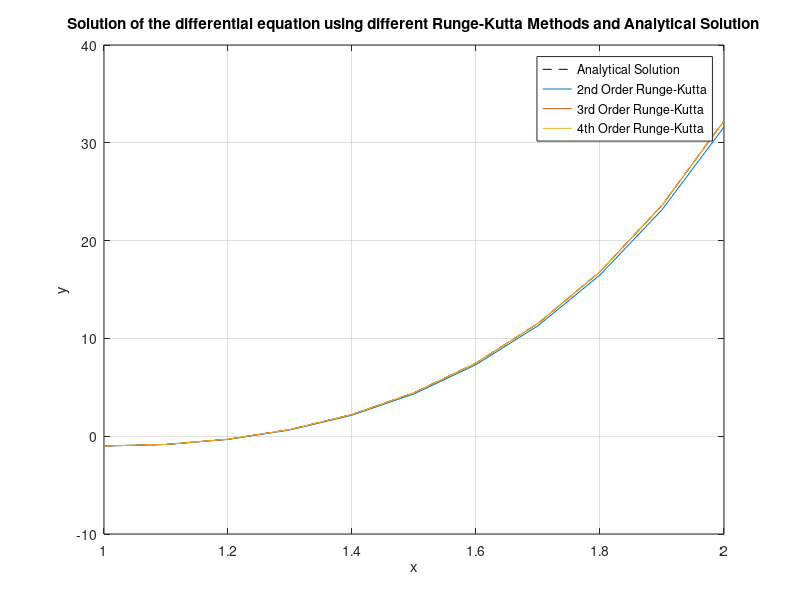

Source code (MATLAB):

function main()
  % Main script to solve the differential equation
  x0 = 1;
  y0 = -1;
  z0 = 0;
  x_end = 2;
  h = 0.1;

  methods = {@runge_kutta_2nd_order, @runge_kutta_3rd_order, @runge_kutta_4th_order};
  method_names = {'2nd Order Runge-Kutta', '3rd Order Runge-Kutta', '4th Order Runge-Kutta'};

  x_values_analytical = linspace(x0, x_end, (x_end - x0) / h + 1);
  y_values_analytical = arrayfun(@main_y_analytical, x_values_analytical);

  figure;
  plot(x_values_analytical, y_values_analytical, 'k--', 'DisplayName', 'Analytical Solution');
  hold on;

  for i = 1:length(methods)
    [x_values, y_values] = methods{i}(@main_f1, @main_f2, x0, y0, z0, h, x_end);
    plot(x_values, y_values, 'DisplayName', method_names{i});
  end

  xlabel('x');
  ylabel('y');
  legend;
  grid on;
  title('Solution of the differential equation using different Runge-Kutta Methods and Analytical Solution');
  saveas(gcf, 'runge_kutta_comparison.png');

  for i = 1:length(methods)
    [x_values, y_values] = methods{i}(@main_f1, @main_f2, x0, y0, z0, h, x_end);
    errors = abs(y_values - y_values_analytical);
    error_norm = norm(errors);
    fprintf('Error for %s: %f\n', method_names{i}, error_norm);
  end
end

function dzdt = main_f1(x, y, z)
  dzdt = z;
end

function dydt = main_f2(x, y, z)
  dydt = 2 * exp(e) + 2 * z;
end

function result = main_y_analytical(x)
  result = 0.5 * (exp(e) * (1 - 2 * x) + exp(2 * x + e - 2) - 2);
end

function [x_values, y_values] = runge_kutta_2nd_order(f1, f2, x0, y0, z0, h, x_end)
  n = (x_end - x0) / h + 1;
  x = linspace(x0, x_end, n);
  y = zeros(1, n);
  z = zeros(1, n);
  y(1) = y0;
  z(1) = z0;

  for i = 2:n
    k1y = h * f1(x(i-1), y(i-1), z(i-1));
    k1z = h * f2(x(i-1), y(i-1), z(i-1));
    k2y = h * f1(x(i-1) + h, y(i-1) + k1y, z(i-1) + k1z);
    k2z = h * f2(x(i-1) + h, y(i-1) + k1y, z(i-1) + k1z);
    y(i) = y(i-1) + (k1y + k2y) / 2;
    z(i) = z(i-1) + (k1z + k2z) / 2;
  end

  x_values = x;
  y_values = y;
end

function [x_values, y_values] = runge_kutta_3rd_order(f1, f2, x0, y0, z0, h, x_end)
  n = (x_end - x0) / h + 1;
  x = linspace(x0, x_end, n);
  y = zeros(1, n);
  z = zeros(1, n);
  y(1) = y0;
  z(1) = z0;

  for i = 2:n
    k1y = h * f1(x(i-1), y(i-1), z(i-1));
    k1z = h * f2(x(i-1), y(i-1), z(i-1));
    k2y = h * f1(x(i-1) + h/2, y(i-1) + k1y/2, z(i-1) + k1z/2);
    k2z = h * f2(x(i-1) + h/2, y(i-1) + k1y/2, z(i-1) + k1z/2);
    k3y = h * f1(x(i-1) + h, y(i-1) - k1y + 2 * k2y, z(i-1) - k1z + 2 * k2z);
    k3z = h * f2(x(i-1) + h, y(i-1) - k1y + 2 * k2y, z(i-1) - k1z + 2 * k2z);
    y(i) = y(i-1) + (k1y + 4 * k2y + k3y) / 6;
    z(i) = z(i-1) + (k1z + 4 * k2z + k3z) / 6;
  end

  x_values = x;
  y_values = y;
end

function [x_values, y_values] = runge_kutta_4th_order(f1, f2, x0, y0, z0, h, x_end)
  n = (x_end - x0) / h + 1;
  x = linspace(x0, x_end, n);
  y = zeros(1, n);
  z = zeros(1, n);
  y(1) = y0;
  z(1) = z0;

  for i = 2:n
    k1y = h * f1(x(i-1), y(i-1), z(i-1));
    k1z = h * f2(x(i-1), y(i-1), z(i-1));
    k2y = h * f1(x(i-1) + h/2, y(i-1) + k1y/2, z(i-1) + k1z/2);
    k2z = h * f2(x(i-1) + h/2, y(i-1) + k1y/2, z(i-1) + k1z/2);
    k3y = h * f1(x(i-1) + h/2, y(i-1) + k2y/2, z(i-1) + k2z/2);
    k3z = h * f2(x(i-1) + h/2, y(i-1) + k2y/2, z(i-1) + k2z/2);
    k4y = h * f1(x(i-1) + h, y(i-1) + k3y, z(i-1) + k3z);
    k4z = h * f2(x(i-1) + h, y(i-1) + k3y, z(i-1) + k3z);
    y(i) = y(i-1) + (k1y + 2*k2y + 2*k3y + k4y) / 6;
    z(i) = z(i-1) + (k1z + 2*k2z + 2*k3z + k4z) / 6;
  end

  x_values = x;
  y_values = y;
end
